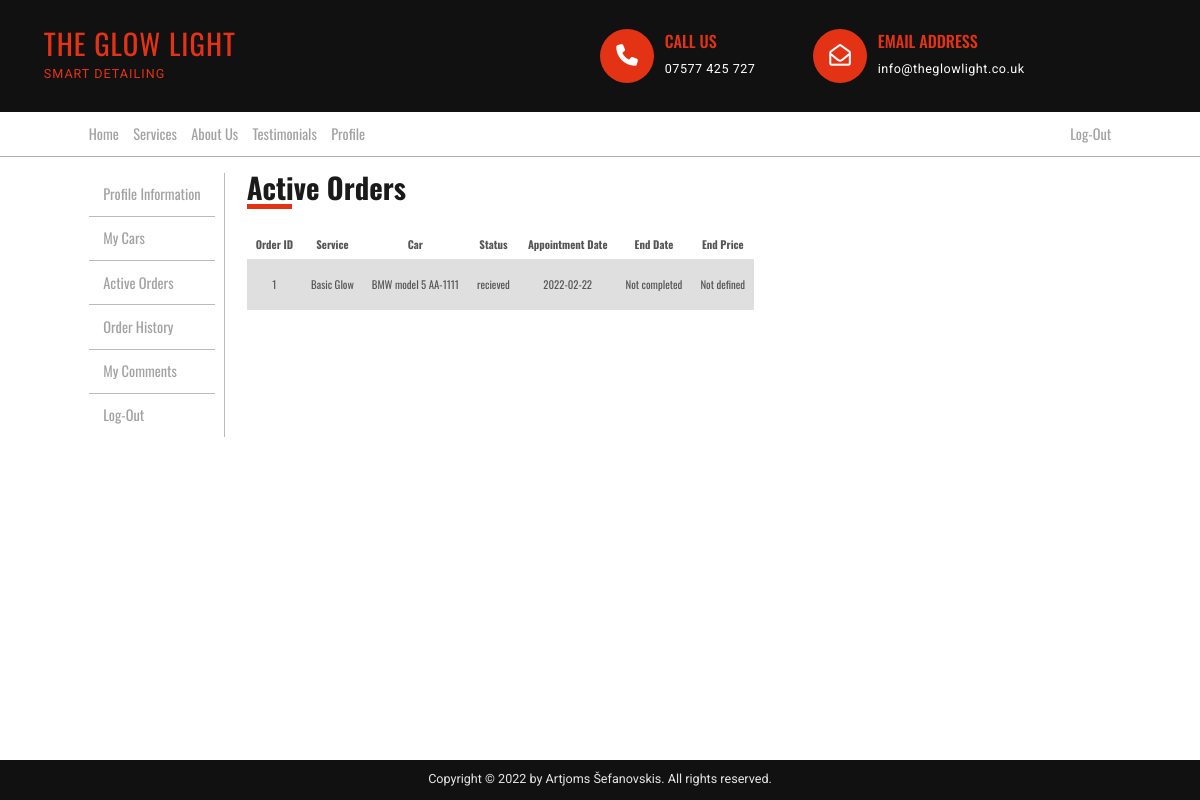
Screenshot of /profile.php?source=view_active_orders (signed in) with the database file from the repository.
### tables this page shows
CREATE TABLE `orders` (
  `order_id` int(11) NOT NULL,
  `order_user_id` int(11) NOT NULL,
  `order_service_id` int(11) NOT NULL,
  `order_car_id` int(11) NOT NULL,
  `order_date` date NOT NULL,
  `order_appointment_date` date NOT NULL,
  `order_status` varchar(255) NOT NULL,
  `order_completion_date` date DEFAULT NULL,
  `order_end_price` int(11) NOT NULL DEFAULT 0,
  `order_date_of_payment` date DEFAULT NULL
);

CREATE TABLE `services` (
  `service_id` int(11) NOT NULL,
  `service_title` varchar(255) NOT NULL,
  `service_price` float NOT NULL,
  `service_hours` int(11) NOT NULL,
  `service_description` text NOT NULL,
  `service_image` text NOT NULL
);

CREATE TABLE `cars` (
  `car_id` int(11) NOT NULL,
  `car_owner_id` int(11) NOT NULL,
  `car_producer` varchar(255) DEFAULT 'unknown',
  `car_model` varchar(255) DEFAULT 'unknown',
  `car_number_sign` varchar(10) NOT NULL,
  `car_year` int(4) DEFAULT NULL,
  `car_color` varchar(255) DEFAULT 'unknown',
  `car_interior_material` varchar(255) DEFAULT 'unknown',
  `car_details` text DEFAULT 'Not mentioned'
);

### inc/view_active_orders.php (the view)
<?php
  if(isset($_SESSION['user_id'])){
  $user_id = $_SESSION['user_id'];
?>
  <div class="second-header-box">
    <div>
      <h2 class="second-heading">Active Orders</h2>
      <span class="second-header-line"></span>
    </div>
  </div>
  <?php
    $query = "select o.order_id, s.service_title, c.car_producer, c.car_model, c.car_number_sign, o.order_status, o.order_appointment_date, if(o.order_completion_date<>'0000-00-00',o.order_completion_date,'Not completed') as 'order_completion_date', if(o.order_end_price = 0,'Not defined' , o.order_end_price) as 'order_end_price' ";
    $query.= "FROM orders as o ";
    $query.= "JOIN services as s on s.service_id = o.order_service_id ";
    $query.= "JOIN cars as c on c.car_id = o.order_car_id ";
    $query.= "WHERE o.order_user_id = $user_id and o.order_status in ('Recieved', 'In Progress', 'Waiting for Payment') ";
    $query.= "order by o.order_id desc";
    $select_active_orders = mysqli_query($conn,$query);
    if(mysqli_num_rows($select_active_orders) == 0){
      echo "<h3 class='empty-message'>Looks like you have no active orders.</h3>";
    }
    else{
    ?>
      <table class="users-table view-active-orders">
        <thead class="users-table-head" >
          <tr>
            <th>Order ID</th>
            <th>Service</th>
            <th>Car</th>
            <th>Status</th>
            <th>Appointment Date</th>
            <th>End Date</th>
            <th>End Price</th>
          </tr>
        </thead>
        <tbody class="users-table-body" >
          <?php
          while ($row = mysqli_fetch_assoc($select_active_orders)) {
            $order_id = $row['order_id'];
            $service = $row['service_title'];
            $car_producer = $row['car_producer'];
            $car_model = $row['car_model'];
            $car_number = $row['car_number_sign'];
            $order_status = $row['order_status'];
            $start_date = $row['order_appointment_date'];
            $end_date = $row['order_completion_date'];
            $order_end_price = $row['order_end_price'];
            echo "<tr class='users-table-row'>";
            echo "<td>$order_id</td>";
            echo "<td>$service</td>";
            echo "<td>$car_producer $car_model $car_number</td>";
            echo "<td>$order_status</td>";
            echo "<td>$start_date</td>";
            echo "<td>$end_date</td>";
            echo "<td>$order_end_price</td>";
            echo "</tr>";
          }
          ?>
        </tbody>
      </table>
    <?php
    }
  }
?>

### css/general.css (style rules this page uses)
* { padding: 0; margin: 0; box-sizing: border-box; }
html { font-size: 62.5%; height: 100%; overflow-x: hidden; }
body { font-family: "Oswald", sans-serif; line-height: 1; font-weight: 400; color: #555; position: relative; min-height: 100vh; overflow-x: hidden; }
.second-header-box { display: flex; justify-content: space-between; margin-bottom: 3.2rem; position: relative; }
.second-heading { font-size: 3.2rem; color: #1a1a1a; }
.second-header-line { display: inline-block; border-top: 5px solid #e43314; width: 5rem; position: absolute; left: 0; bottom: -0.8rem; }
@media (max-width: 75em) { html { font-size: 56.25%; } }

### css/profile.css (style rules this page uses)
.users-table { font-size: 1.2rem; text-align: center; vertical-align: center; border-collapse: collapse; }
.users-table th { height: 2.4rem; padding: 1rem; }
.users-table td { height: 5.6rem; padding: 1rem; }
.users-table tbody tr:nth-child(odd) { background-color: #dfdfdf; }

### rows the page displays
orders: order_id "1", order_service.service_title "Basic Glow", cars.car_producer "BMW", cars.car_model "model 5", cars.car_number_sign "AA-1111", order_status "recieved", order_appointment_date "2022-02-22", end_date "Not completed", order_end_price "Not defined"
